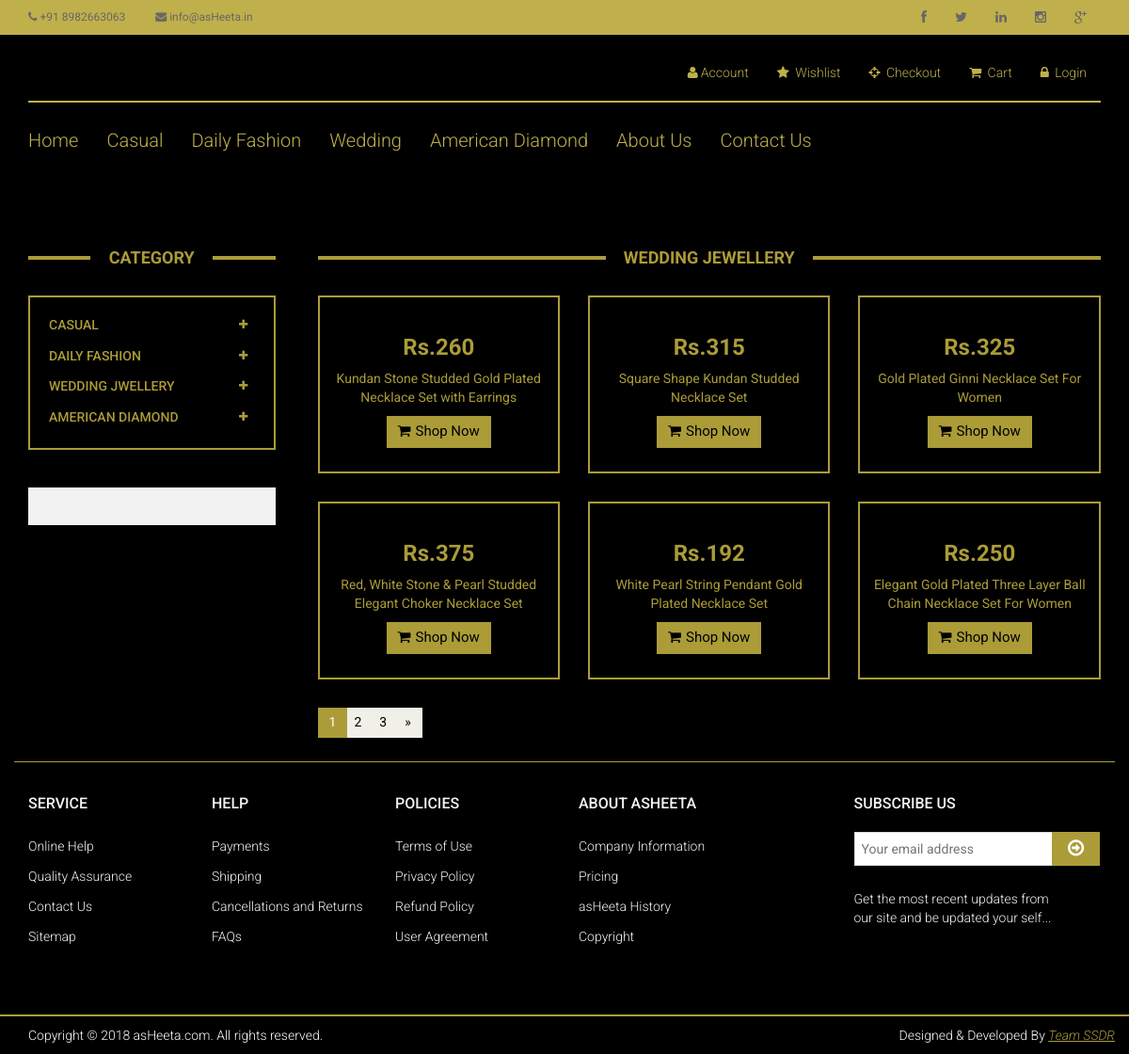
Screenshot of /wedding.php with the database file from the repository.
### tables this page shows
CREATE TABLE IF NOT EXISTS `stock` (
  `stock_id` int(5) NOT NULL AUTO_INCREMENT,
  `product_code` varchar(15) NOT NULL,
  `product_name` varchar(100) NOT NULL,
  `brand` varchar(10) NOT NULL DEFAULT 'asHeeta',
  `colour` text NOT NULL,
  `base_material` text NOT NULL,
  `collection` int(1) NOT NULL,
  `plating` text NOT NULL,
  `size` varchar(10) NOT NULL,
  `price` int(5) NOT NULL,
  `type` text NOT NULL,
  `description` text NOT NULL,
  `img1` varchar(100) DEFAULT NULL,
  `img2` varchar(100) DEFAULT NULL,
  `img3` varchar(100) DEFAULT NULL,
  `thumbnail` varchar(100) DEFAULT NULL,
  PRIMARY KEY (`stock_id`)
);

### wedding.php (the view, shortened to what this page needs)
<!DOCTYPE html>
<html lang="en">
<head>
    <link href="css/bootstrap.min.css" rel="stylesheet">
    <link href="css/font-awesome.min.css" rel="stylesheet">
    <link href="css/prettyPhoto.css" rel="stylesheet">
    <link href="css/price-range.css" rel="stylesheet">
    <link href="css/animate.css" rel="stylesheet">
	<link href="css/main.css" rel="stylesheet">
	<link href="css/responsive.css" rel="stylesheet">
</head>
<body>
	<header id="header">
		<div class="header_top">
			<div class="container">
				<?php
                        include("head-top.php");
                ?>
			</div>
		</div>
		<div class="header-middle">
			<div class="container">
			<?php
                        include("head-middle.php");
                ?>
            </div>
		</div>
		<div class="header-bottom">
			<div class="container">
            <?php
                        include("head-bottom.php");
                ?>
            </div>
        </div>
	</header>
	<section id="advertisement">
		<div class="container">
		</div>
	</section>
	<section>
		<div class="container">
			<div class="row">
				<div class="col-sm-3">
					<div class="left-sidebar">
						<h2>Category</h2>
						<?php
								include("category.php");
						?>
						<div class="shipping text-center">
						</div>
					</div>
				</div>
				<div class="col-sm-9 padding-right">
					<div class="features_items">
						<h2 class="title text-center">WEDDING JEWELLERY</h2>
                        <?php
                                 $cat_sql = "SELECT * FROM `stock` WHERE collection='3'";
                                 $cat_query = mysqli_query($dbconnect, $cat_sql);
                                 $row=mysqli_fetch_array($cat_query);
                                do
                                {
                                        $price = $row[9];
                                        $prd_name = $row[2];
                        ?>
						<div class="col-sm-4">
							<div class="product-image-wrapper">
								<div class="single-products">
									<div class="productinfo text-center prd_name">
                                        <?php
                                            echo"<h2>Rs.".$price."</h2>";
                                            echo"<p>".$prd_name."</p>";
                                        ?>
										<a href="#" class="btn btn-default add-to-cart"><i class="fa fa-shopping-cart"></i>Shop Now</a>
									</div>
									</div>
								</div>
							</div>
                        <?php
                                 }
                                while($row=mysqli_fetch_array($cat_query))
                        ?>
						</div>
						<ul class="pagination">
							<li class="active"><a href="">1</a></li>
							<li><a href="">2</a></li>
							<li><a href="">3</a></li>
							<li><a href="">&raquo;</a></li>
						</ul>
					</div>
				</div>
			</div>
	</section>
		<div class="footer-widget">
			<div class="container">
				<?php
                        include("footer.php");
                ?>
			</div>
		</div>
</body>
</html>

### css/main.css (style rules this page uses)
body { font-family: 'Roboto', sans-serif; background: #000000; position: relative; font-weight:400px; }
ul li { list-style: none; }
a { -webkit-transition: 300ms; -moz-transition: 300ms; -o-transition: 300ms; transition: 300ms; }
h1, h2, h3, h4, h5, h6 { font-family: 'Roboto', sans-serif; }
.header_top { background: none repeat scroll 0 0 #BFB04C; }
.header-bottom { padding-bottom: 30px; padding-top: 30px; }
.footer-widget { margin-bottom: 68px; }
.footer-widget .container { border-top: 1px solid #AB9C38; padding-top: 15px; }
.left-sidebar h2, .brands_products h2 { color:#AB9C38 ; font-family: 'Roboto', sans-serif; font-size: 18px; font-weight: 700; margin: 0 auto 30px; text-align: center; text-transform: uppercase; position: relative; z-index:3; }
.left-sidebar h2:after, h2.title:after { content: " "; position: absolute; border: 2px solid #AB9C38; bottom:8px; left: 0; width: 100%; height: 0; z-index: -2; }
.left-sidebar h2:before { content: " "; position: absolute; background: #000; bottom: -6px; width: 130px; height: 30px; z-index: -1; left: 50%; margin-left: -65px; }
h2.title:before { content: " "; position: absolute; background: #000; bottom: -6px; width: 220px; height: 30px; z-index: -1; left: 50%; margin-left: -110px; }
.shipping { background-color: #F2F2F2; margin-top: 40px; overflow: hidden; padding-top: 20px; position: relative; }
.padding-right { padding-right: 0; }
.features_items { overflow:hidden; }
h2.title { color:#AB9C38 ; font-family: 'Roboto', sans-serif; font-size: 18px; font-weight: 700; margin: 0 15px; text-transform: uppercase; margin-bottom: 30px; position: relative; }
.product-image-wrapper { border:2px solid #AB9C38; overflow: hidden; margin-bottom:30px; }
.single-products { position: relative; }
.prd_name p { margin: 10px; }
.productinfo h2 { color: #AB9C38; font-family: 'Roboto', sans-serif; font-size: 24px; font-weight: 700; }
.productinfo p { font-family: 'Roboto', sans-serif; font-size: 14px; font-weight: 400; color: #AB9C38; }
.productinfo { position:relative; }
.add-to-cart { background:#AB9C38; border: 0 none; border-radius: 0; color: #000000; font-family: 'Roboto', sans-serif; font-size: 15px; margin-bottom: 25px; }
.add-to-cart i { margin-right:5px; }
#advertisement { padding-bottom: 45px; }
.pagination { display: inline-block; float: left; margin-bottom: 25px; margin-top: 0; padding-left: 15px; }
.pagination li:first-child a, .pagination li:first-child span { border-bottom-left-radius: 0; border-top-left-radius: 0; margin-left: 0; }
.pagination li:last-child a, .pagination li:last-child span { border-bottom-right-radius: 0; border-top-right-radius: 0; }
.pagination .active a, .pagination .active span, .pagination .active a:hover, .pagination .active span:hover, .pagination .active a:focus, .pagination .active span:focus { background-color: #AB9C38; border-color: #AB9C38; color: #FFFFFF; cursor: default; z-index: 2; }
.pagination li a, .pagination li span { background-color: #f0f0e9; border: 0; float: left; line-height: 1.42857; margin-left: -10px; padding: 6px 12px; position: relative; text-decoration: none; margin-right: 5px; color:#000; }

### rows the page displays
stock: price "260", product_name "Kundan Stone Studded Gold Plated Necklace Set with Earrings"
stock: price "315", product_name "Square Shape Kundan Studded Necklace Set"
stock: price "325", product_name "Gold Plated Ginni Necklace Set For Women"
stock: price "375", product_name "Red, White Stone & Pearl Studded Elegant Choker Necklace Set"
stock: price "192", product_name "White Pearl String Pendant Gold Plated Necklace Set"
stock: price "250", product_name "Elegant Gold Plated Three Layer Ball Chain Necklace Set For Women"
